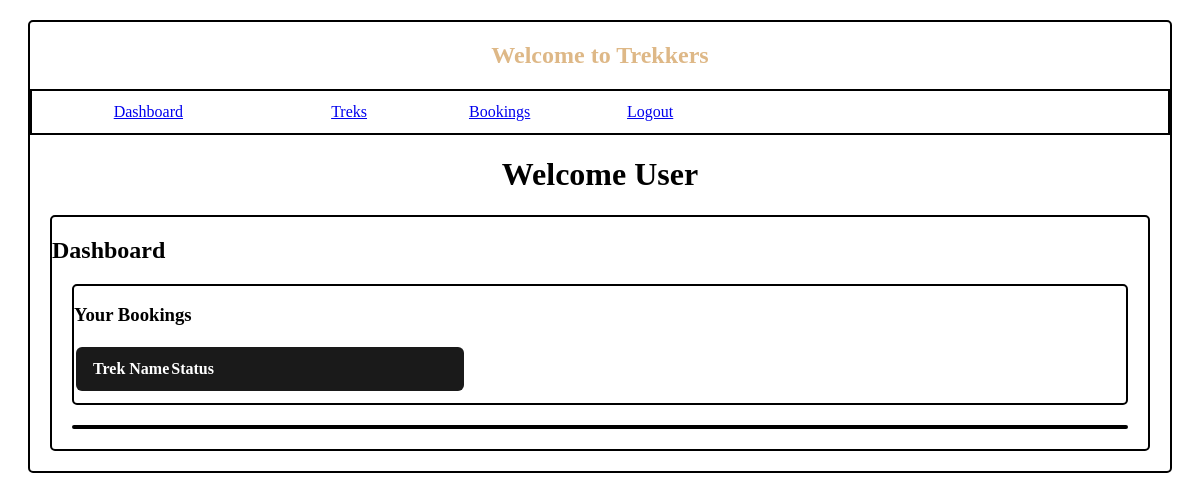
The app's page /user_dashboard (signed in), older data.
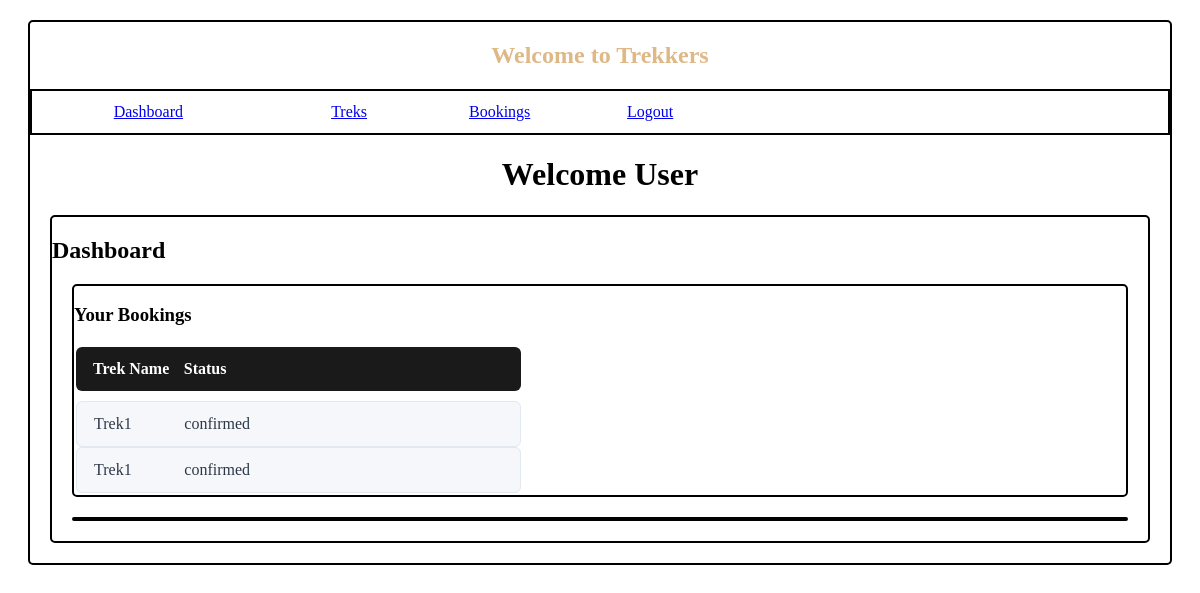
The same page, newer data.
### model.py (models this page shows)
class booking(db.Model):
    booking_id = db.Column(db.Integer,primary_key=True,autoincrement=True)
    user_id = db.Column(db.Integer,db.ForeignKey(user.user_id),nullable=False)
    trek_id = db.Column(db.Integer,db.ForeignKey(trek.trek_id),nullable=False)
    booking_status = db.Column(db.String(20),nullable=False,default='confirmed')
    booking_date = db.Column(db.DateTime,default=datetime.now)

class trek(db.Model):
    trek_id = db.Column(db.Integer,primary_key = True,autoincrement=True)
    name = db.Column(db.String(50),nullable=False)
    difficulty = db.Column(db.String(20),nullable=False)
    duration = db.Column(db.Integer,nullable=False)
    slots = db.Column(db.Integer,nullable=False)
    assigned_staff = db.Column(db.Integer,db.ForeignKey(user.user_id),nullable=False)
    status = db.Column(db.String(20),nullable=False,default='open')
    bookings = db.relationship('booking', backref='trek')

### main.py (the view)
@app.route('/user_dashboard',methods=['GET','POST'])
def user_dashboard():
    if 'role' not in session or session['role'] != 'user':
        return redirect(url_for('user_login'))
    section = request.args.get('section','dashboard')
    data=None
    bookings=booking_model.query.filter_by(user_id=session['user_id']).all()
    user_treks = [b.trek_id for b in bookings]
    if section == 'treks':
        data=trek_model.query.filter_by(status='open').all()
    return render_template('user_dashboard.html',section=section,data=data,bookings=bookings,user_treks=user_treks)

### templates/user_dashboard.html (shortened to what this page needs)
{%extends "base.html"%}
{%block content%}
<div class="row-align">
    <a href="{{ url_for('user_dashboard') }}">Dashboard</a>
    <a href="{{ url_for('user_dashboard', section='treks') }}">Treks</a>
    <a href="{{ url_for('user_dashboard', section='bookings') }}">Bookings</a>
    <a href="{{ url_for('logout') }}">Logout</a>
</div>
<h1 style="display: block; text-align: center;">Welcome User</h1>
<div class="container">
    {% if section == 'dashboard' %}
    <h2>Dashboard</h2>
    <div class="container">
        <h3>Your Bookings</h3>
        <table>
            <tr class="trek-header">
                <th>Trek Name</th>
                <th>Status</th>
            </tr>
            {% for b in bookings %}
            <tr class="trek-row">
                <td>{{ b.trek.name }}</td>
                <td>{{ b.booking_status }}</td>
            </tr>
            {% endfor %}
        </table>
    </div>
    <div class="container">
    {%endif%}
</div>
{%endblock%}

Row changes from the older to the newer data that the page shows:
added booking: trek.name "Trek1", booking_status "confirmed"
added booking: trek.name "Trek1", booking_status "confirmed"
